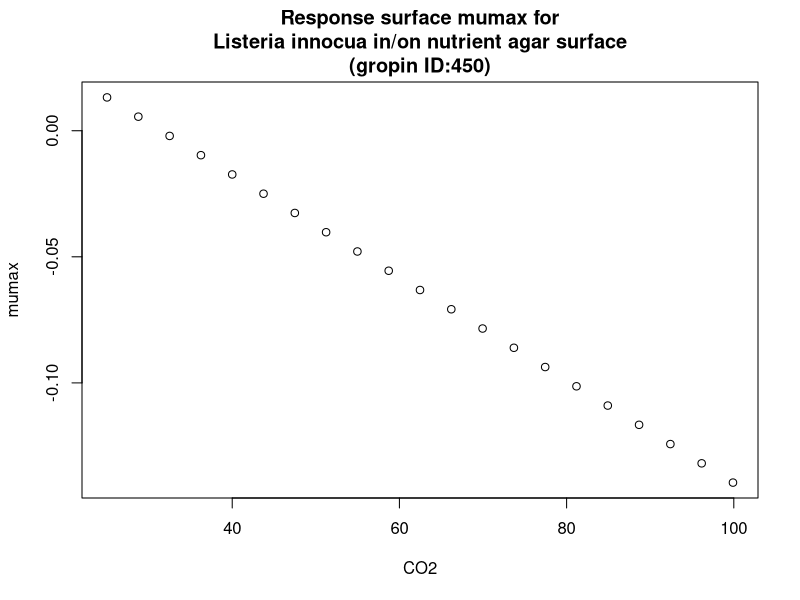

Recreate this plot in R.
#############################
# start of Parameter script
#############################
CO2 <- seq(25.025,99.9000999000999,length.out=21)
#############################
# end of Parameter script
#############################
############################# 
# start of Model script Gropin ID 450 
#############################
 
# constant coefficients for this model
 
variables <- data.frame(CO2)
argumentsPar <- expand.grid(variables)
 
# heart of the model
response_surface <- function(CO2) {
   mumax <-0.00204*(31.5-CO2)

return(mumax=mumax)
} 

# output parameters
responseSurface <- cbind(argumentsPar,response_surface(argumentsPar['CO2']))
colnames(responseSurface) <- c(colnames(argumentsPar),'mumax')
#############################
# End of Model script
#############################
############################# 
# start of Visualisation script Gropin ID 450 
#############################
plot(CO2,responseSurface$'mumax',xlab='CO2',
                          ylab='mumax',main='Response surface mumax for
Listeria innocua in/on nutrient agar surface
(gropin ID:450)')
#############################
# End of Visualisation script
#############################
